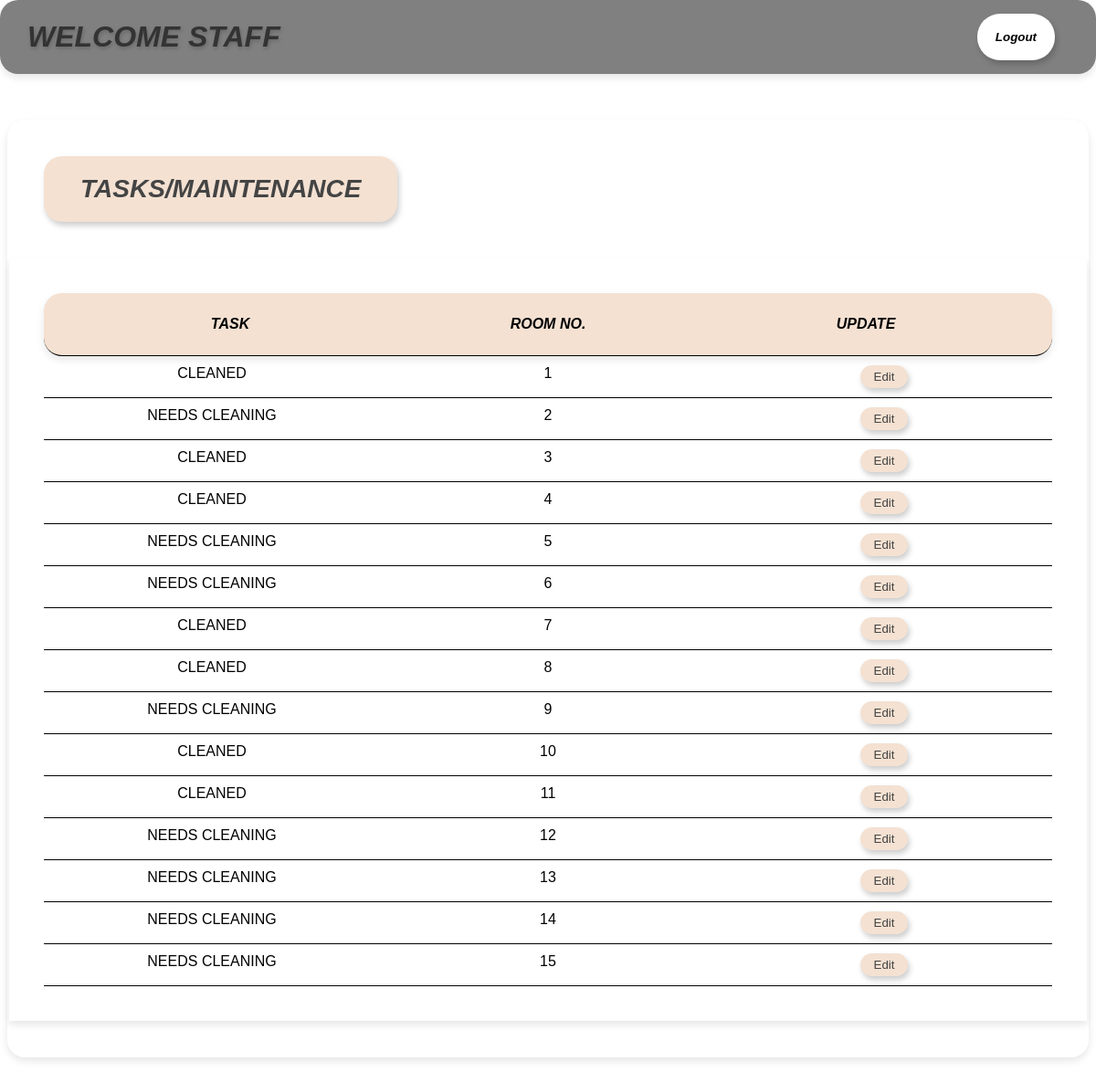
The page /staff/staffTasks.php on the database its author committed.
### tables this page shows
CREATE TABLE `roomTasks` (
  `id` int(11) NOT NULL,
  `roomNo` int(11) NOT NULL,
  `task` varchar(50) NOT NULL
);

### staff/staffTasks.php (the view, shortened to what this page needs)
<?php
$conn = new mysqli("localhost", "s24100596_magsipoc_residences", "24100596", "s24100596_magsipoc_residences");
$sql = "SELECT roomNo, task FROM roomTasks";
$result = $conn->query($sql);
?>
<!DOCTYPE html>
<html lang="en">
<head>
    <link rel="stylesheet" href="staffTasks.css">
</head>
<body>
    <?php include_once('../include/userHeaderStaff.php') ?>
    <div class="container">
        <div class="button-container">
            <a href="staff.php"><div class="button">Tasks/Maintenance</div></a>
        </div>
        <div class="full-view-container">
            <div class="row-container header">
                <div class="cell">Task</div>
                <div class="cell">Room No.</div>
                <div class="cell">Update</div>
            </div>
            <?php
            if ($result->num_rows > 0) {
                while($row = $result->fetch_assoc()) {
                    echo '<div class="row-container">';
                    echo '<div class="cell">' . htmlspecialchars($row["task"]) . '</div>';
                    echo '<div class="cell">' . htmlspecialchars($row["roomNo"]) . '</div>';
                    echo '<div class="cell"><button class="edit-button" data-roomno="' . htmlspecialchars($row["roomNo"]) . '">Edit</button></div>';
                    echo '</div>';
                }
            } else {
                echo '<div class="row-container"><div class="cell" colspan="3">No tasks found</div></div>';
            }
            ?>
        </div>
    </div>
</body>
</html>

### staff/staffTasks.css (style rules this page uses)
body { margin: 0; padding: 0; text-align: center; font-family: 'Arial', sans-serif; background-image: url(../include/background.jpg); background-size: cover; background-position: center; background-attachment: fixed; }
.header { display: flex; justify-content: space-between; background-color: rgba(255, 255, 255, 0.8); align-items: center; padding: 1.5rem 2.5rem; border-radius: 20px; box-shadow: 0 4px 8px rgba(0, 0, 0, 0.1); }
.container { position: relative; margin: 50px auto; width: 92%; height: auto; background: rgba(255, 255, 255, 0.8); border-radius: 20px; padding: 40px; box-shadow: 0 4px 8px rgba(0, 0, 0, 0.1); display: flex; flex-direction: column; align-items: center; }
.button-container { display: flex; justify-content: space-between; width: 100%; padding: 0 20px; }
.button { background-color: #f4e1d2; color: #444; padding: 20px 40px; border-radius: 20px; font-size: 28px; font-weight: bold; font-style: italic; cursor: pointer; text-transform: uppercase; transition: 0.3s ease-in-out; box-shadow: 2px 4px 6px rgba(0, 0, 0, 0.2); }
.full-view-container { width: 100%; margin-top: 40px; padding: 38px; background: rgba(255, 255, 255, 0.8); box-shadow: 0 4px 8px rgba(0, 0, 0, 0.1); }
.row-container { display: flex; justify-content: space-between; border-bottom: 1px solid black; }
.row-container.header { font-weight: bold; font-style: italic; background-color: #f4e1d2; }
.cell { flex: 1; padding: 10px; text-align: center; text-transform: uppercase; }
.edit-button { padding: 5px 15px; background-color: #f4e1d2; color: #444; border: none; border-radius: 20px; cursor: pointer; transition: all 0.3s ease; box-shadow: 2px 4px 6px rgba(0, 0, 0, 0.2); }
a { text-decoration: none; color: #444; }

### include/userHeader.css (style rules this page uses)
.header { display: flex; justify-content: space-between; background-color: gray; align-items: center; padding: 15px 30px; }

### rows shown on the page
roomtasks: task "CLEANED", roomNo "1"
roomtasks: task "NEEDS CLEANING", roomNo "2"
roomtasks: task "CLEANED", roomNo "3"
roomtasks: task "CLEANED", roomNo "4"
roomtasks: task "NEEDS CLEANING", roomNo "5"
roomtasks: task "NEEDS CLEANING", roomNo "6"
roomtasks: task "CLEANED", roomNo "7"
roomtasks: task "CLEANED", roomNo "8"
roomtasks: task "NEEDS CLEANING", roomNo "9"
roomtasks: task "CLEANED", roomNo "10"
roomtasks: task "CLEANED", roomNo "11"
roomtasks: task "NEEDS CLEANING", roomNo "12"
roomtasks: task "NEEDS CLEANING", roomNo "13"
roomtasks: task "NEEDS CLEANING", roomNo "14"
roomtasks: task "NEEDS CLEANING", roomNo "15"
